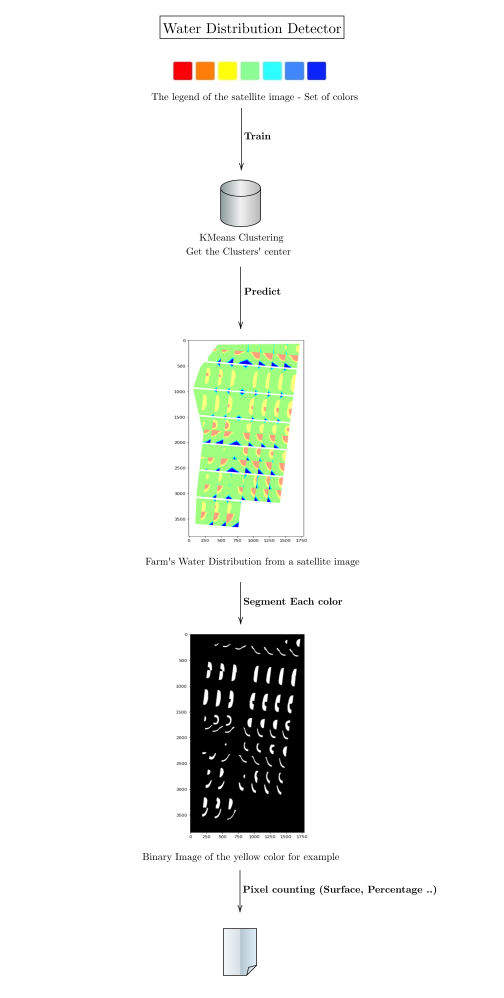
#> input picture Scheme.png, 1512 x 2994 px, given in place of U_Bloc 1_55.5.png, which was not available (shown at 1/3 size)
$ jupyter execute --allow-errors Color_Detection_Parcels.ipynb   (text cells are left out)
#> lines starting #> are read from the running program, lines starting #| are printed output that depends on the picture; pictures that were not available may be replaced by others from this repository, and a replacement may not be noted
[cell 1]
import numpy as np
import matplotlib.pyplot as plt
import cv2
import pandas as pd
import glob

[cell 2]
name = 'U_Bloc 1_55.5'

# This is the original image
img2 = cv2.imread(name +'.png')
#> img2 is the input picture: shape (2994, 1512, 3); mean B, G, R 238.4, 241.6, 239.4
img2 = cv2.cvtColor(img2, cv2.COLOR_BGR2RGB)

# This is a legend of the colors displayed in the original image
colors = cv2.imread('colors.png')
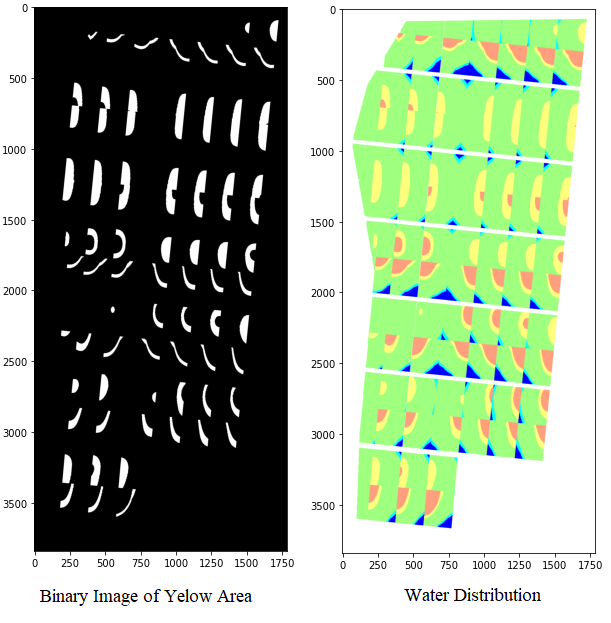
#> input picture Segmentation.png, 611 x 623 px, given in place of colors.png, which was not available
#> colors is the input picture: shape (623, 611, 3); mean B, G, R 138.2, 163.4, 146.5
colors = cv2.cvtColor(colors, cv2.COLOR_BGR2RGB)

[cell 3]
plt.figure(figsize=(10,10))
plt.imshow(img2)

[cell 4]
from sklearn.cluster import KMeans
kmeans = KMeans(n_clusters=6, n_init=10, random_state=1)

def prepare_image(img):
  '''
  This function extracts, from an image of size (n,p), the 3 channels RGB and concatenate them as features in a new matrix of size (n*p , 3)
  '''
  # la transformer en grayscale
  gray = cv2.cvtColor(img, cv2.COLOR_BGR2GRAY)
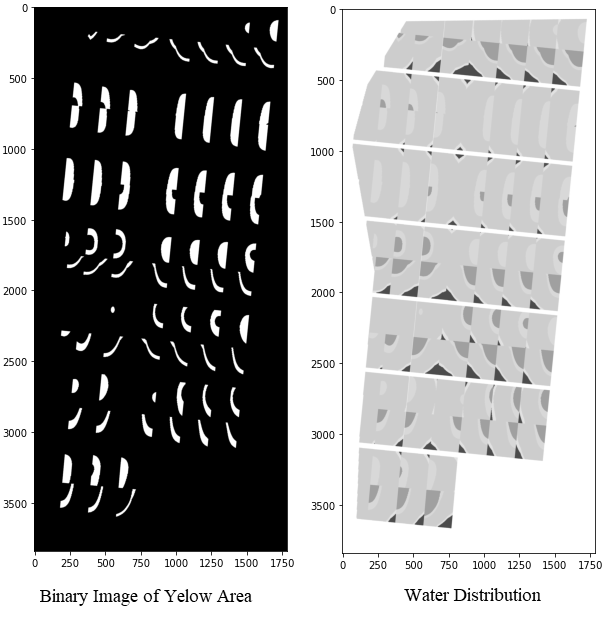
#> gray: shape (623, 611); min 0, max 255, mean 153.9
  rouge = img[:,:,0]
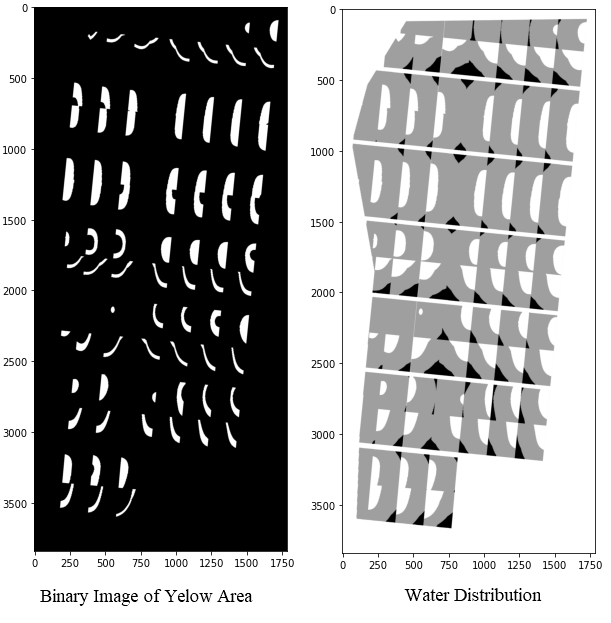
#> rouge: shape (623, 611); min 0, max 255, mean 146.5
  vert = img[:,:,1]
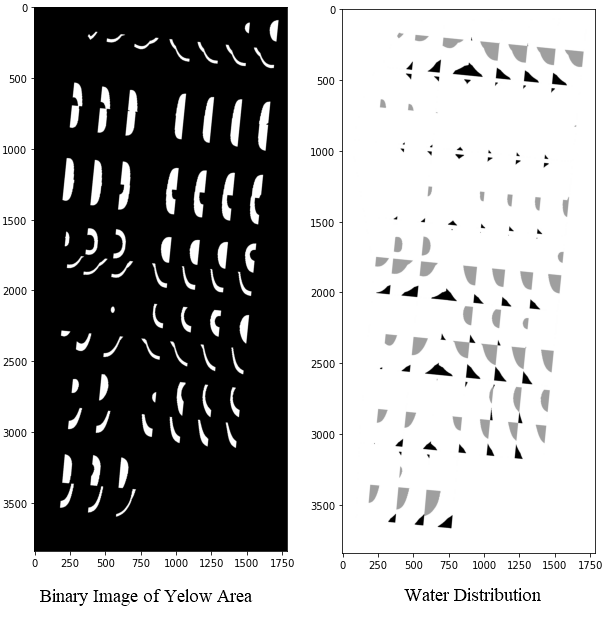
#> vert: shape (623, 611); min 0, max 255, mean 163.4
  bleu = img[:,:,2]
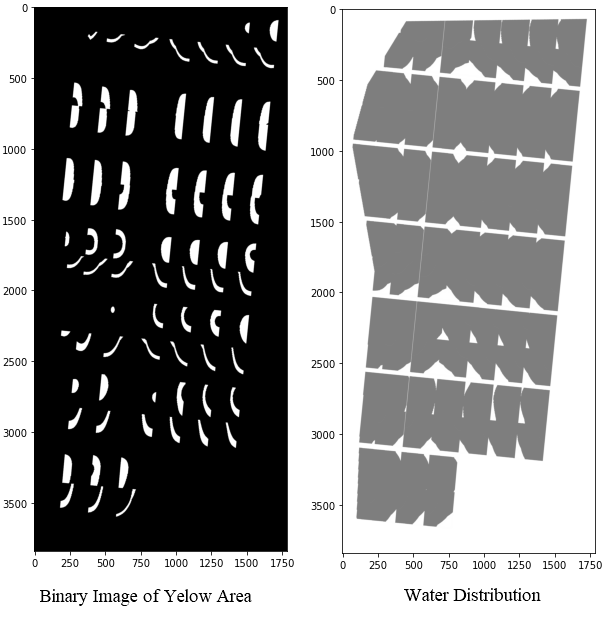
#> bleu: shape (623, 611); min 0, max 255, mean 138.2

  # For Kmeans Segmentation
  n,p = gray.shape
#> n = 623; p = 611
  size = n * p
#> size = 380653
  R = rouge.flatten()
  G = vert.flatten()
  B= bleu.flatten()

  R = np.reshape(R, (size,1))
  G = np.reshape(G, (size,1))
  B = np.reshape(B, (size,1))

  image = np.concatenate((R,G,B), axis=1)
  return image

def segment_image(img, colors):
  '''This function segment the original image based on a set of colors (legend)'''
  kmeans = KMeans(n_clusters=6, n_init=10, random_state=1)
  train = prepare_image(colors)
  test = prepare_image(img)
#> in prepare_image (call 2), `bleu = img[:,:,2]`:
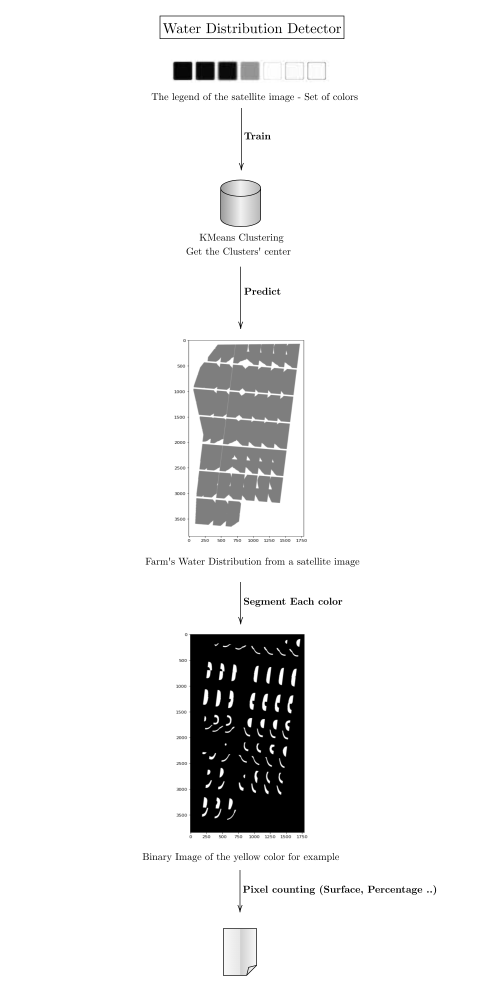
#> bleu: shape (2994, 1512) (shown at 1/3 size); min 0, max 255, mean 238.4

  model = kmeans.fit(train)
  labels_test = model.predict(test)

  segmented_test = np.reshape(labels_test, img.shape[:2])
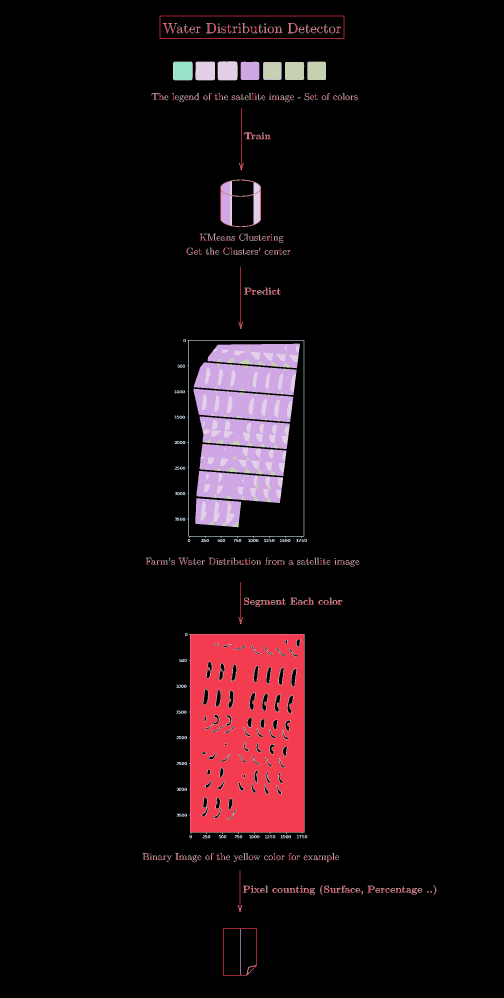
#> segmented_test: shape (2994, 1512) int32 (shown at 1/3 size); 6 distinct labels, from 0 to 5; one colour per label, 0 black
  segmented_train = np.reshape(model.labels_, colors.shape[:2])
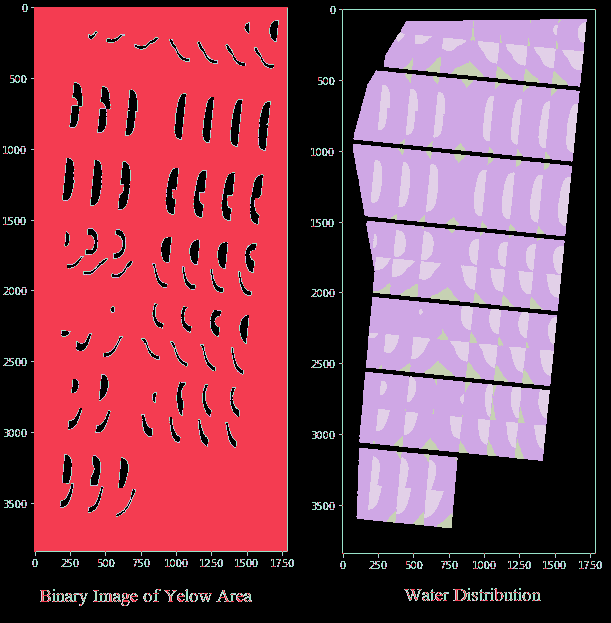
#> segmented_train: shape (623, 611) int32; 6 distinct labels, from 0 to 5; one colour per label, 0 black

  blue_c = segmented_train[100,0]
#> blue_c = 0
  light_blue_c = segmented_train[200,0]
#> light_blue_c = 0
  green_c = segmented_train[400,0]
#> green_c = 0
  yellow_c = segmented_train[600,0]
#> yellow_c = 0
  red_c = segmented_train[800,0]
  background_c = segmented_train[0,200]
  black_c = segmented_train[900,100]

  all_parcel = (segmented_test == background_c) == 0
  green = segmented_test == green_c
  red = segmented_test == red_c
  light_blue = segmented_test == light_blue_c
  yellow = segmented_test == yellow_c
  blue = segmented_test == blue_c
  black = segmented_test == black_c

  return all_parcel, green, red, light_blue, yellow, blue, black

#> (a cell that did not finish here is left out)

[cell 6]
plt.figure(figsize= (10,10))
#> (the rest of this cell did not finish here and is left out)

[cell 7]
import pandas as pd


# [20 lines left out: functions calcul_surface, calcul_percentage, not called in this run]

#> (the rest of this cell did not finish here and is left out)

[cell 8]
from sklearn.cluster import KMeans
import numpy as np
import matplotlib.pyplot as plt
import cv2
import pandas as pd
import glob
import os
from skimage import morphology

square = np.ones((3,3))

def prepare_image(img):
  '''
  This function extracts, from an image of size (n,p), the 3 channels RGB and concatenate them as features in a new matrix of size (n*p , 3)
  '''
  # la transformer en grayscale
  gray = cv2.cvtColor(img, cv2.COLOR_BGR2GRAY)
  rouge = img[:,:,0]
  vert = img[:,:,1]
  bleu = img[:,:,2]

  # For Kmeans Segmentation
  n,p = gray.shape
#> n = 623; p = 611
  size = n * p
#> size = 380653
  R = rouge.flatten()
  G = vert.flatten()
  B= bleu.flatten()

  R = np.reshape(R, (size,1))
  G = np.reshape(G, (size,1))
  B = np.reshape(B, (size,1))

  image = np.concatenate((R,G,B), axis=1)
  return image

def segment_image(img, colors):
  '''This function segment the original image based on a set of colors (legend)'''

  kmeans = KMeans(n_clusters=7, n_init=10, random_state=1)
  train = prepare_image(colors)
  test = prepare_image(img)

  # Here we train the KMeans model using the set of colors (legend)
  model = kmeans.fit(train)
  labels_test = model.predict(test)

  # Here we restore the original shape of the segmented images (both the legend and the original image)
  segmented_test = np.reshape(labels_test, img.shape[:2])
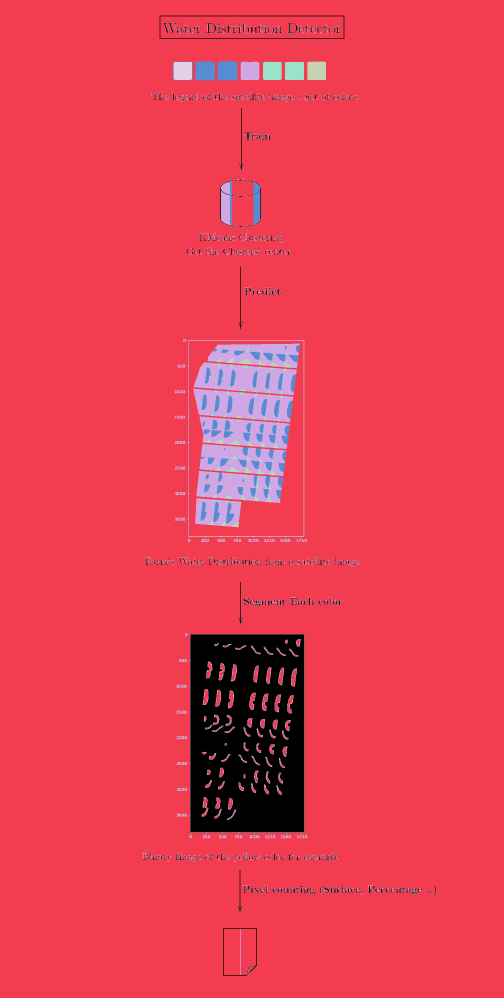
#> segmented_test: shape (2994, 1512) int32 (shown at 1/3 size); 7 distinct labels, from 0 to 6; one colour per label, 0 black
  segmented_train = np.reshape(model.labels_, colors.shape[:2])
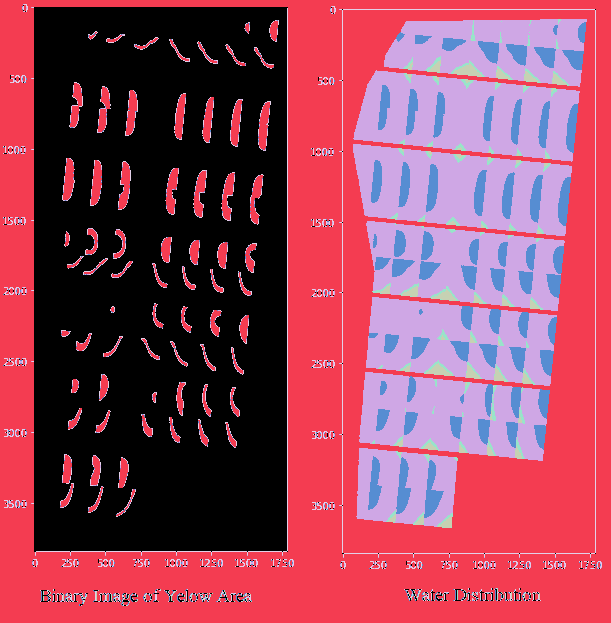
#> segmented_train: shape (623, 611) int32; 7 distinct labels, from 0 to 6; one colour per label, 0 black

  # Here we fix the colors displayed in the legend to have a correct mapping between the colors of clusters returned by KMeans and the colors of the original image
  blue_c = segmented_train[100,0]
#> blue_c = 1
  light_blue_c = segmented_train[200,0]
#> light_blue_c = 1
  green_c = segmented_train[400,0]
#> green_c = 1
  yellow_c = segmented_train[600,0]
#> yellow_c = 1
  red_c = segmented_train[800,0]
  background_c = segmented_train[0,200]
  black_c = segmented_train[900,100]

  # Here, we seperate the clusters (colors) from the segmented image. Each sub-image contains a certain color.
  all_parcel = morphology.binary_opening(((segmented_test == background_c) | (segmented_test == black_c)) ==0)
  green = segmented_test == green_c
  red = segmented_test == red_c
  light_blue = segmented_test == light_blue_c
  yellow = segmented_test == yellow_c
  blue = segmented_test == blue_c
  black = segmented_test == black_c

  # return all the sub-images as a list
  return [all_parcel, green, blue, light_blue, red, yellow, black]


# [24 lines left out: functions calcul_surface, calcul_percentage, not called in this run]

colors = cv2.imread('colors.png')
colors = cv2.cvtColor(colors, cv2.COLOR_BGR2RGB)

# Automate the process for all the images, save the data in an Excel file and return it to the user
#> (the rest of this cell did not finish here and is left out)
